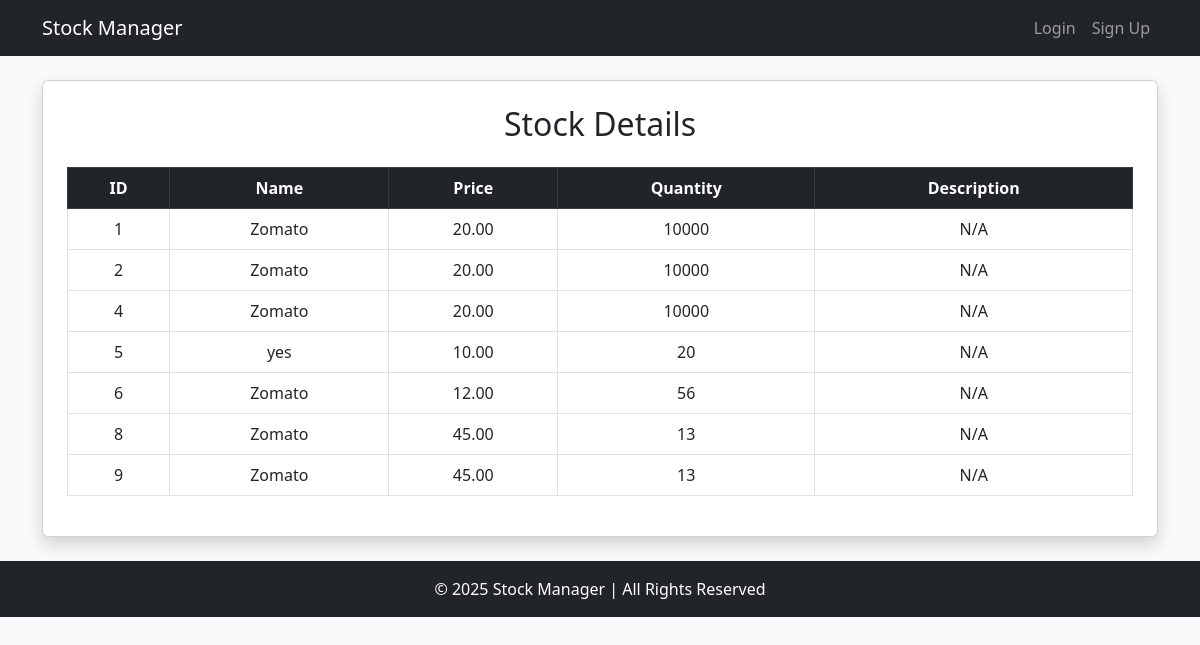
The app's page /filstocks/list/ with its own data.
### stocks_app/models.py (models this page shows, shortened)
class stocks(models.Model):
    stock_id = models.IntegerField(primary_key=True, editable=True)
    stock_name = models.CharField(max_length=100)
    price = models.DecimalField(max_digits=10, decimal_places=2)
    quantity = models.IntegerField()

### stocks_app/views.py (the view)
# urls.py: path('list/', views.show_stock.as_view(), name='stock_list'),
class show_stock(ListView):
    model = stocks
    template_name = 'stock_list.html'
    context_object_name = 'stocks'

### stocks_app/templates/stock_list.html (shortened to what this page needs)
{% extends 'base.html' %}
{% block content %}
<div class="card shadow p-4">
    <h2 class="text-center mb-4">Stock Details</h2>
    {% if stocks %}
    <table class="table table-bordered table-hover text-center">
        <thead class="table-dark">
            <tr>
                <th>ID</th>
                <th>Name</th>
                <th>Price</th>
                <th>Quantity</th>
                <th>Description</th>
            </tr>
        </thead>
        <tbody>
            {% for stock in stocks %}
            <tr>
                <td>{{ stock.stock_id }}</td>
                <td>{{ stock.stock_name }}</td>
                <td>{{ stock.price }}</td>
                <td>{{ stock.quantity }}</td>
                <td>{{ stock.description|default:"N/A" }}</td>
            </tr>
            {% endfor %}
        </tbody>
    </table>
    {% else %}
    <p class="text-center text-muted">No stock items available.</p>
    {% endif %}
</div>
{% endblock %}

### stocks_app/templates/base.html (shortened to what this page needs)
<!DOCTYPE html>
<html lang="en">
<head>
    <link href="https://cdn.jsdelivr.net/npm/bootstrap@5.3.0/dist/css/bootstrap.min.css" rel="stylesheet">
</head>
<body class="bg-light">
    <nav class="navbar navbar-expand-lg navbar-dark bg-dark">
        <div class="container">
            <a class="navbar-brand" href="{% url 'stock_list' %}">Stock Manager</a>
            <div class="collapse navbar-collapse">
                <ul class="navbar-nav ms-auto">
                    {% if user.is_authenticated %}
                        <li class="nav-item"><a class="nav-link" href="{% url 'add_stock' %}">Add Stock</a></li>
                        <li class="nav-item"><a class="nav-link" href="{% url 'logout_stock' %}">Logout</a></li>
                    {% else %}
                        <li class="nav-item"><a class="nav-link" href="{% url 'login_stock' %}">Login</a></li>
                        <li class="nav-item"><a class="nav-link" href="{% url 'register_stock' %}">Sign Up</a></li>
                    {% endif %}
                </ul>
            </div>
        </div>
    </nav>
    <div class="container mt-4">
        {% block content %}{% endblock %}
    </div>
    <footer class="text-center py-3 mt-4 bg-dark text-white">
        &copy; 2025 Stock Manager | All Rights Reserved
    </footer>
</body>
</html>

### records on screen
stocks: stock_id "1", stock_name "Zomato", price "20.00", quantity "10000", description "N/A"
stocks: stock_id "2", stock_name "Zomato", price "20.00", quantity "10000", description "N/A"
stocks: stock_id "4", stock_name "Zomato", price "20.00", quantity "10000", description "N/A"
stocks: stock_id "5", stock_name "yes", price "10.00", quantity "20", description "N/A"
stocks: stock_id "6", stock_name "Zomato", price "12.00", quantity "56", description "N/A"
stocks: stock_id "8", stock_name "Zomato", price "45.00", quantity "13", description "N/A"
stocks: stock_id "9", stock_name "Zomato", price "45.00", quantity "13", description "N/A"
